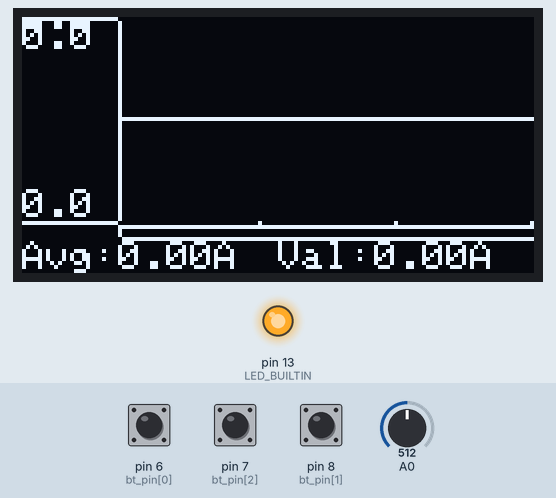
Bench run of a program on a simulated Arduino Nano, built with avr-gcc and run on an emulated ATmega328P. Shown: 128×64 one-colour display, output pins drawn as LEDs (lit = HIGH). The test bench sets the inputs (shaded band); at power-on: pin 6 (bt_pin[0]) HIGH, pin 7 (bt_pin[2]) HIGH, pin 8 (bt_pin[1]) HIGH, A0 = 512. Storage starts empty; what the program prints to the serial monitor is not drawn.

Above: at 3.4 s.
3.5 s: pin 6 (bt_pin[0]) pulled LOW for 0.15 s
At 4.8 s:
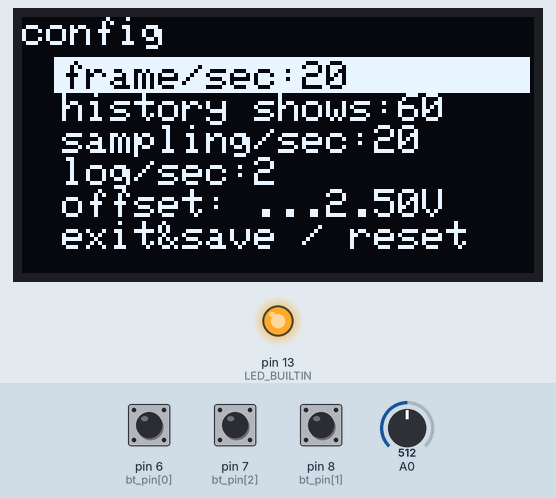
5.1 s: pin 7 (bt_pin[2]) pulled LOW for 0.15 s
At 6.0 s:
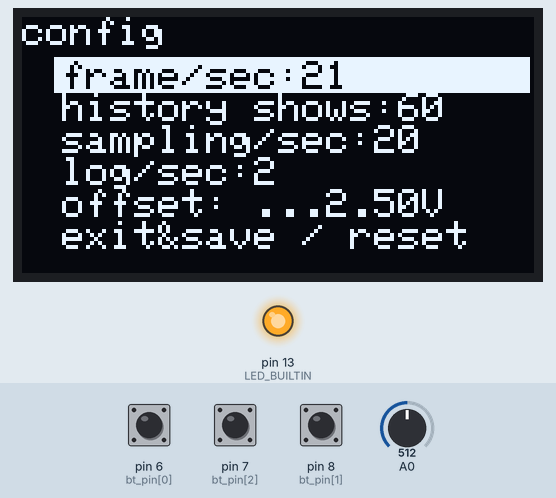
6.7 s: pin 6 (bt_pin[0]) pulled LOW for 1 s
At 8.1 s:
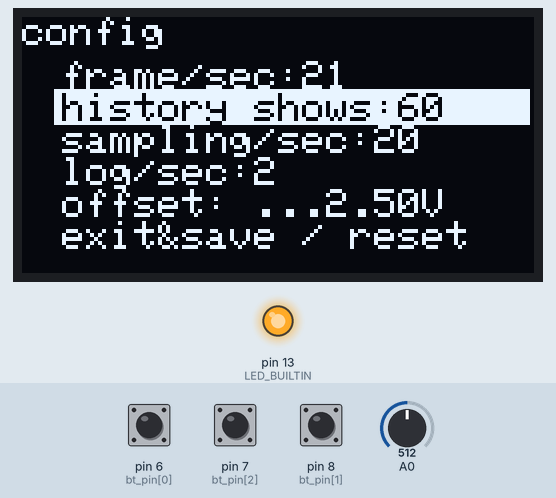
9.2 s: pin 8 (bt_pin[1]) pulled LOW for 0.15 s
At 10.1 s:
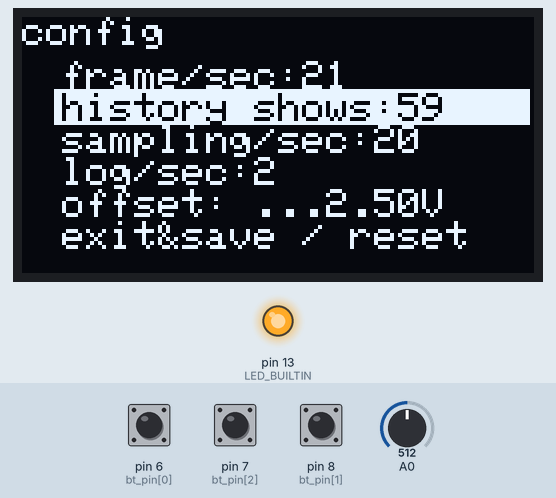
10.8 s: pin 8 (bt_pin[1]) pulled LOW for 1 s
Timing chart, 0 to 13.8 s (numbered marks = the images above; inputs shaded):
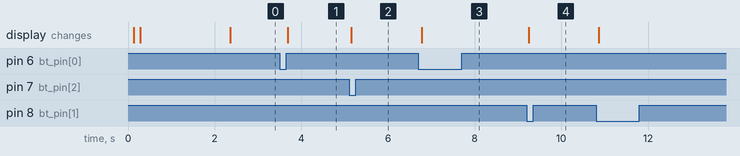

The program:

main.cpp
```cpp
#include <Arduino.h>
#include <Adafruit_GFX.h>
#include <Adafruit_SSD1306.h>
#include <EEPROM.h>
#include <Wire.h>
#include <SPI.h>
#include <SD.h>
Adafruit_SSD1306 display(128, 64, &Wire, -1);
#define line(x, y, x2, y2) \
  ;                        \
  display.drawLine(x, y, x2, y2, 2);
#define upd display.display();
#define getAmp ((getVolt() - offset) * 1000 / 40)
#define conf_num 4
#define C_MPS 0
#define C_HIST 1
#define C_SAMP 2
#define C_LOG 3
#define C_HIST_MAX 120
#define st(p) (!digitalRead(p))
/*
pinmap:
I2C:A4,A5
Button:3,4,5
SPI(SD):13,12,11,10
*/
//button
char bt_pin[3] = {6, 8, 7};
bool bt_state[3] = {0, 0, 0};
bool bt_trig[3] = {0, 0, 0};


//config
uint8_t conf_list[conf_num] = {
    20, //fps
    60, //hist
    20, //samples
    2   //log
};
String unit="A";
const unsigned char conf_min[conf_num] PROGMEM = {
    1, 2, 1, 0};
const unsigned char conf_max[conf_num] PROGMEM = {
    30, 120, 100, 20};

bool conf_flag = false;
float offset = 0;

//SD/;
bool sd_ok;
bool sd_logflag;
int sd_logno = 0;

//values
double rangeB = 0;
double rangeU = 0;
double avg = 0;
float valhist[C_HIST_MAX];
unsigned long btupdate = 0;
unsigned long update = 0;
unsigned long hupdate = 0;
unsigned long a_hupdate = 0;
unsigned long lupdate = 0;
unsigned long log_offset = 0;

float getVolt()
{
  double sum = 0;
  for (int i = 0; i < 10; i++)
  {
    sum += (float)analogRead(A0) * 5.0 / 1024;
  }
  return sum / 10;
}
float getValue(){
  return getAmp;
}
void text(String text, int posx = -1, int posy = -1)
{
  if (posx != -1 && posy != -1)
  {
    display.setCursor(posx, posy);
  }
  display.print(text);
}
bool conf_load()
{
  uint8_t t_value = 0;
  if (EEPROM.read(0) == 254)
  {
    for (int i = 0; i < conf_num; i++)
    {
      t_value = EEPROM.read(i + 1);
      if (t_value <= conf_min[i] && t_value >= conf_max[i] && t_value == 0)
        return 0;
      conf_list[i] = t_value - 1;
    }
  }
  else
  {
    return 0;
  }
  return 1;
}
void conf_save()
{
  EEPROM.write(0, 254);
  for (int i = 0; i < conf_num; i++)
  {
    EEPROM.write(i + 1, conf_list[i] + 1);
  }
}
void conf_reset()
{
  display.clearDisplay();
  text("reset?",0,0);
  text("no(left):yes(right)",0,10);
  upd
  delay(500);
  while(1){
    if(st(bt_pin[1])){
      while(st(bt_pin[1])){}
      break;
    }
    if(st(bt_pin[2])){
      while(st(bt_pin[2])){}
       EEPROM.write(0, 0);
  for (int i = 0; i < conf_num; i++)
  {
    EEPROM.write(i + 1,0);
  } text("reset success.\nplease reboot",0,20);
  upd
  asm volatile ("  jmp 0");
  break;
    }
  }

  EEPROM.write(0, 0);
  for (int i = 0; i < conf_num; i++)
  {
    EEPROM.write(i + 1,0);
  }
}
void setup()
{
  pinMode(LED_BUILTIN, OUTPUT);
  digitalWrite(LED_BUILTIN, HIGH);
  delay(100);
  display.begin(SSD1306_SWITCHCAPVCC, 0x3C);
  display.setTextSize(1);
  display.setTextColor(WHITE);
  display.clearDisplay();
  delay(100);
  digitalWrite(LED_BUILTIN, LOW);
  text("offset:", 0, 0);
  offset = getVolt();
  text(String(offset, 3));
  digitalWrite(LED_BUILTIN, HIGH);
  text("config loading:", 0, 7 * 1);
  text(conf_load() ? "OK" : "failed");
  text("SD initialize:", 0, 7 * 2);
  Serial.begin(115200);
  sd_ok = SD.begin(10);
  text(sd_ok ? "OK" : "failed");
  upd
      delay(2000);
  display.clearDisplay();
  pinMode(bt_pin[0], INPUT_PULLUP);
  pinMode(bt_pin[1], INPUT_PULLUP);
  pinMode(bt_pin[2], INPUT_PULLUP);
}
void SD_log(String text)
{
  File dataFile = SD.open("log" + String(sd_logno) + ".csv", FILE_WRITE);
  if (dataFile)
  {
    dataFile.println(text);
    dataFile.close();
  }
}
void histupdate()
{
  avg = 0;
  rangeB = 0;
  rangeU = 0;

  for (int i = 0; i < conf_list[C_HIST] - 1; i++)
  {
    valhist[i] = valhist[i + 1];
    rangeB = min(valhist[i], rangeB);
    rangeU = max(valhist[i], rangeU);
    avg += valhist[i];
  }
  valhist[conf_list[C_HIST] - 1] = getValue();
  avg += valhist[conf_list[C_HIST] - 1];
  rangeB = min(valhist[conf_list[C_HIST] - 1], rangeB);
  rangeU = max(valhist[conf_list[C_HIST] - 1], rangeU);
  avg /= conf_list[C_HIST];
  a_hupdate=millis();
}
void logupdate()
{
  if (sd_ok && sd_logflag)
    SD_log(String((float)(millis()-log_offset) / 1000, 2)+ "," + String(valhist[conf_list[C_HIST-1]], 2));

  Serial.println(String(valhist[conf_list[C_HIST-1]],2));
}

#define GH 51
#define GSX 25
void gPlot()
{


  display.clearDisplay();
    int period=conf_list[C_HIST]*(1000/conf_list[C_SAMP]);
  float period_c=period/1000;
  for(int i=0;i<period_c;i++){

       display.drawLine(
          127-round(map(i*100,0,period_c*100,0,127-GSX)),
          GH,
         127-round(map(i*100,0,period_c*100,0,127-GSX)),
          GH+1,
          WHITE);

  }
  int goffset=-map((millis()-a_hupdate),0,(1000 / conf_list[C_SAMP]),0, 120/(conf_list[C_HIST]-1));
  for (int i = 0; i < conf_list[C_HIST]; i++)
  {
    if (i != 0)
    {
      display.drawLine(
          round(map(i - 1, 0, conf_list[C_HIST] - 1, GSX, 127))+goffset,
          GH - round(map(valhist[i - 1] * 100, rangeB * 100, rangeU * 100, 0, GH)),
          round(map(i, 0, conf_list[C_HIST] - 1, GSX, 127))+goffset,
          GH - round(map(valhist[i] * 100, rangeB * 100, rangeU * 100, 0, GH)),
          WHITE);
    }
  }
  display.fillRect(0,0,GSX,GH,BLACK);
  line(GSX - 1, 0, GSX - 1, 55);
  line(GSX - 1, 55, 127, 55);
  line(0, 0, GSX - 1, 0);
  line(0, GH, GSX - 1, GH);
  text(String(rangeU, rangeU >= 10 || rangeU <= -10 ? 0 : 1), 0, 1);
  double centerline = ((rangeB + rangeU) / 2);
  text(String(centerline, centerline >= 10 || centerline <= -10 ? 0 : 1), 0, map(centerline * 100, rangeB * 100, rangeU * 100, 0, GH) - 3);
  line(GSX,GH/2, 127, GH/2);
  text(String(rangeB, rangeB >= 10 || rangeB <= -10 ? 0 : 1), 0, GH - 8);
  text("Val:", 64, 56);
  text(String(valhist[conf_list[C_HIST] - 1], 2));
  text(unit);
  text("Avg:", 0, 56);
  text(String(avg, avg >= 10 || avg <= -10 ? 1 : 2));
  text(unit);
  display.drawPixel(127, 63, sd_ok && sd_logflag);
  upd
}
char conf_index = 0;
void bt_update()
{
  for (int i = 0; i < 3; i++)
  {
    if (st(bt_pin[i]) && !bt_state[i])
    {
      bt_state[i] = true;
      bt_trig[i] = true;
      digitalWrite(LED_BUILTIN, HIGH);
    }
    else if (!st(bt_pin[i]) && bt_state[i])
    {
      bt_state[i] = false;
    }
  }
}
void config()
{
  display.clearDisplay();
  text("config", 0, 0);

  if (bt_trig[0])
  {
    conf_index < 5 ? conf_index++ : conf_index = 0;

    bt_trig[0] = 0;
  }
  if (bt_trig[1])
  {
    switch (conf_index)
    {
    case 0: //mps
      if (conf_list[C_MPS] > conf_min[C_MPS])
      {
        conf_list[C_MPS] -= 1;
      }
      break;

    case 1: //hist
      if (conf_list[C_HIST] > conf_min[C_HIST])
      {
        conf_list[C_HIST] -= 1;
      }

      break;

    case 2:
      if (conf_list[C_SAMP] > conf_min[C_SAMP])
      {
        conf_list[C_SAMP] -= 1;
      }
      break;
    case 3:
      if (conf_list[C_LOG] > conf_min[C_LOG])
      {
        conf_list[C_LOG] -= 1;
      }
      break;
    case 4:
      offset = getVolt();

      break;
    case 5:
      conf_flag = false;
      conf_index = 0;
      conf_save();
      break;
    }

    bt_trig[1] = false;
  }
  if (bt_trig[2])
  {
    switch (conf_index)
    {
    case 0: //mps
      if (conf_list[C_MPS] < conf_max[C_MPS])
      {
        conf_list[C_MPS] += 1;
      }
      break;

    case 1: //hist
      if (conf_list[C_HIST] < conf_max[C_HIST])
      {
        conf_list[C_HIST] += 1;
      }
      break;

    case 2:
      if (conf_list[C_SAMP] < conf_max[C_SAMP])
      {
        conf_list[C_SAMP] += 1;
      }
      break;
    case 3:
      if (conf_list[C_LOG] < conf_max[C_LOG])
      {
        conf_list[C_LOG] += 1;
      }
      break;
    case 4:
      offset = getVolt();
      break;
    case 5:
      conf_reset();
      break;
    }
    bt_trig[2] = false;
  }
  text("frame/sec:", 10, 8 + 3);
  text(String(conf_list[C_MPS]));
  text("history shows:", 10, 8 * 2 + 3);
  text(String(conf_list[C_HIST]));
  text("sampling/sec:", 10, 8 * 3 + 3);
  text(String(conf_list[C_SAMP]));
  text("log/sec:", 10, 8 * 4 + 3);
  text(String(conf_list[C_LOG]));
  //text("show points:",10,7*3+3);
  text("offset: ...", 10, 8 * 5 + 3);
  text(String(offset));
  text("V");
  text("exit&save / reset", 10, 8 * 6 + 3);
  display.fillRect(8, (conf_index + 1) * 8 + 2, 127 - 8, 9, INVERSE);
  upd
}
void loop()
{
  unsigned long time = millis();
  if (btupdate <= time)
  {
    btupdate = time + 20;
    bt_update();
  }

  if (hupdate <= time)
  {
    hupdate = time + 1000 / conf_list[C_SAMP];
    histupdate();
  }
  if (lupdate <= time)
  {
    if (conf_list[C_LOG] != 0)
    {
      lupdate = time + 1000 / conf_list[C_LOG];
      logupdate();
    }
  }
  if (conf_flag)
  {
    config();
  }
  else
  {
    if (bt_trig[1]&&sd_ok)
    {
      sd_logflag = !sd_logflag;
      if (sd_logflag)
      {
        log_offset=millis();
        while (SD.exists("log" + String(sd_logno) + ".csv"))
        {
          sd_logno++;
        }

        File dataFile = SD.open("log" + String(sd_logno) + ".csv", FILE_WRITE);
        if (dataFile)
        {
          dataFile.println("sec,"+unit);
          dataFile.close();
        }
      }
      bt_trig[1] = 0;
    }
    if (bt_trig[0])
    {
      bt_trig[0] = false;
      conf_flag = true;
      bt_trig[1] = false;
      bt_trig[2] = false;
    }

    if (update <= time)
    {
      update = time + 1000 / conf_list[C_MPS];

      gPlot();
    }
  }
}
```

Measured:
- after the input at 3.5 s, the display: changes after 0.18 s (image 1)
- after the input at 5.1 s, the display: changes after 0.05 s (image 2)
- after the input at 6.7 s, the display: changes after 0.07 s (image 3)
- after the input at 9.2 s, the display: changes after 0.05 s (image 4)
